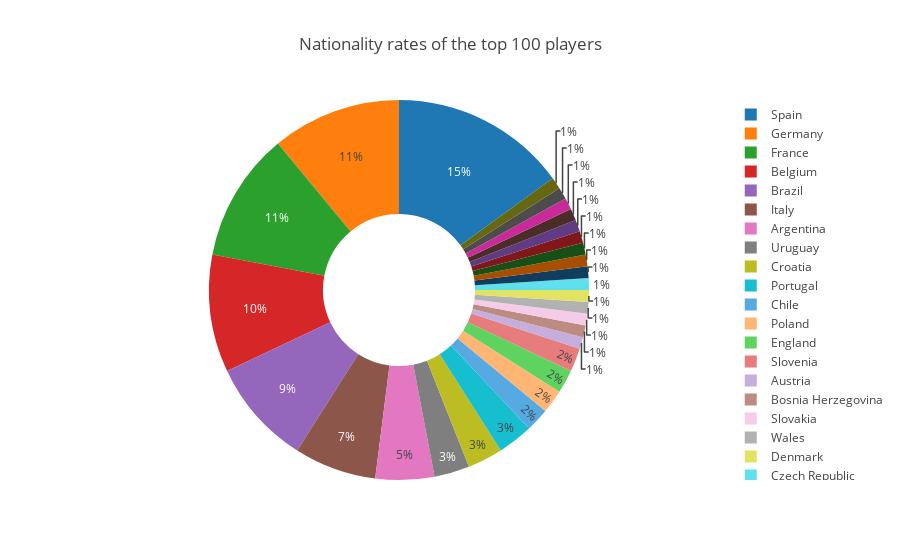

Notebook code cell kept with this figure:
### Markdown cell above
# Donut Chart for Nationality rate of Top 100 players accoding to thir Club rate

### Code cell
#Prepare Data Frame
d_frame = dataset.iloc[:100,:]
donut= d_frame.Nationality.value_counts()
labels = d_frame.Nationality.value_counts().index #Country names of the top 100 players

#Creat Figure
fig = {
    "data":
    [
        {
            "values": donut,
            "labels": labels,
            "domain": {"x": [0, 1]},
            "name": "Clubs Rate",
            "hoverinfo": "label+percent+name",
            "hole": .4,
            "type": "pie"
        }, 
    ],
    "layout":
    {
        "title":"Nationality rates of the top 100 players",
        "annotations":
        [
            { 
                "font":{"size":20},
                "showarrow":False,
                "text": "",
                "x": 0,
                "y": 1
            },
        ]
    }
}
iplot(fig)

### Figure 1 — Plotly figure (JSON) as saved in the notebook; plotly's stock layout.template omitted (floating-point values rounded to 4 significant figures)
{"data": [{"domain": {"x": [0, 1]}, "hole": 0.4, "hoverinfo": "label+percent+name", "labels": ["Spain", "Germany", "France", "Belgium", "Brazil", "Italy", "Argentina", "Uruguay", "Croatia", "Portugal", "Chile", "Poland", "England", "Slovenia", "Austria", "Bosnia Herzegovina", "Slovakia", "Wales", "Denmark", "Czech Republic", "Greece", "Armenia", "Ivory Coast", "Costa Rica", "Gabon", "Netherlands", "Colombia", "Sweden", "Senegal"], "name": "Clubs Rate", "type": "pie", "uid": "26b44e11-4a10-4b39-8a01-e115554ee5ae", "values": [15, 11, 11, 10, 9, 7, 5, 3, 3, 3, 2, 2, 2, 2, 1, 1, 1, 1, 1, 1, 1, 1, 1, 1, 1, 1, 1, 1, 1]}], "layout": {"annotations": [{"font": {"size": 20}, "showarrow": false, "text": "", "x": 0, "y": 1}], "title": {"text": "Nationality rates of the top 100 players"}}}
